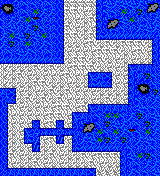

Below is a game level as drawn by its tile map, then a one-line description and the .tmx file that defines it, in full:
An orthogonal 20x22 tile map with 8x8 px tiles, 1 tile layer (Capa de patrones 1).

<map version="1.4" tiledversion="1.4.2" orientation="orthogonal" renderorder="right-down" width="20" height="22" tilewidth="8" tileheight="8" infinite="0" nextlayerid="2" nextobjectid="1">
 <tileset firstgid="1" source="tileset.tsx" />
 <layer id="1" name="Capa de patrones 1" width="20" height="22">
  <data encoding="csv">
36,37,20,9,9,20,9,16,6,6,6,6,26,8,19,8,8,19,38,39,
47,48,20,9,51,19,19,16,3,3,1,2,26,9,9,51,20,40,49,50,
9,19,19,51,41,20,20,16,2,1,2,3,26,38,39,8,51,20,9,19,
9,8,20,19,40,9,20,16,3,1,2,1,26,49,50,9,20,19,8,19,
19,51,8,40,8,51,20,16,3,3,2,3,23,27,27,27,27,27,27,11,
19,40,20,51,20,19,9,16,2,2,1,3,2,3,2,3,3,3,2,26,
20,9,8,19,9,20,9,16,1,1,1,1,3,3,3,2,1,3,1,26,
27,27,27,27,27,27,27,24,2,3,3,2,3,2,1,2,1,2,2,26,
4,2,2,2,3,2,3,2,1,3,3,3,2,1,1,2,12,15,15,22,
4,2,3,1,2,1,1,1,3,1,1,12,15,13,1,1,26,20,40,9,
4,2,2,2,3,3,2,2,1,2,2,23,27,24,1,1,26,36,37,9,
15,13,1,2,1,2,3,2,3,1,1,1,2,2,2,2,26,47,48,40,
10,24,2,3,2,3,2,3,1,1,2,1,2,3,2,1,26,9,20,19,
16,3,1,2,1,1,1,3,3,1,3,12,15,15,15,15,22,8,9,9,
16,1,1,1,1,1,3,3,1,12,15,22,9,51,51,9,19,40,20,8,
16,1,1,1,14,1,3,14,1,26,38,39,9,40,8,19,20,9,40,19,
16,2,1,12,33,34,34,31,34,32,49,50,51,9,51,19,41,9,51,19,
16,2,1,23,17,1,3,25,1,26,19,8,51,40,19,40,20,19,8,9,
16,2,2,1,25,2,2,1,2,23,27,27,27,27,27,11,9,20,20,9,
16,3,1,2,2,2,3,1,2,2,3,1,3,3,3,26,8,51,40,9,
16,1,2,2,3,1,2,1,2,2,2,3,1,2,2,26,20,9,19,19,
21,15,15,15,15,15,15,15,15,15,15,13,7,7,7,26,19,9,9,8
</data>
 </layer>
</map>